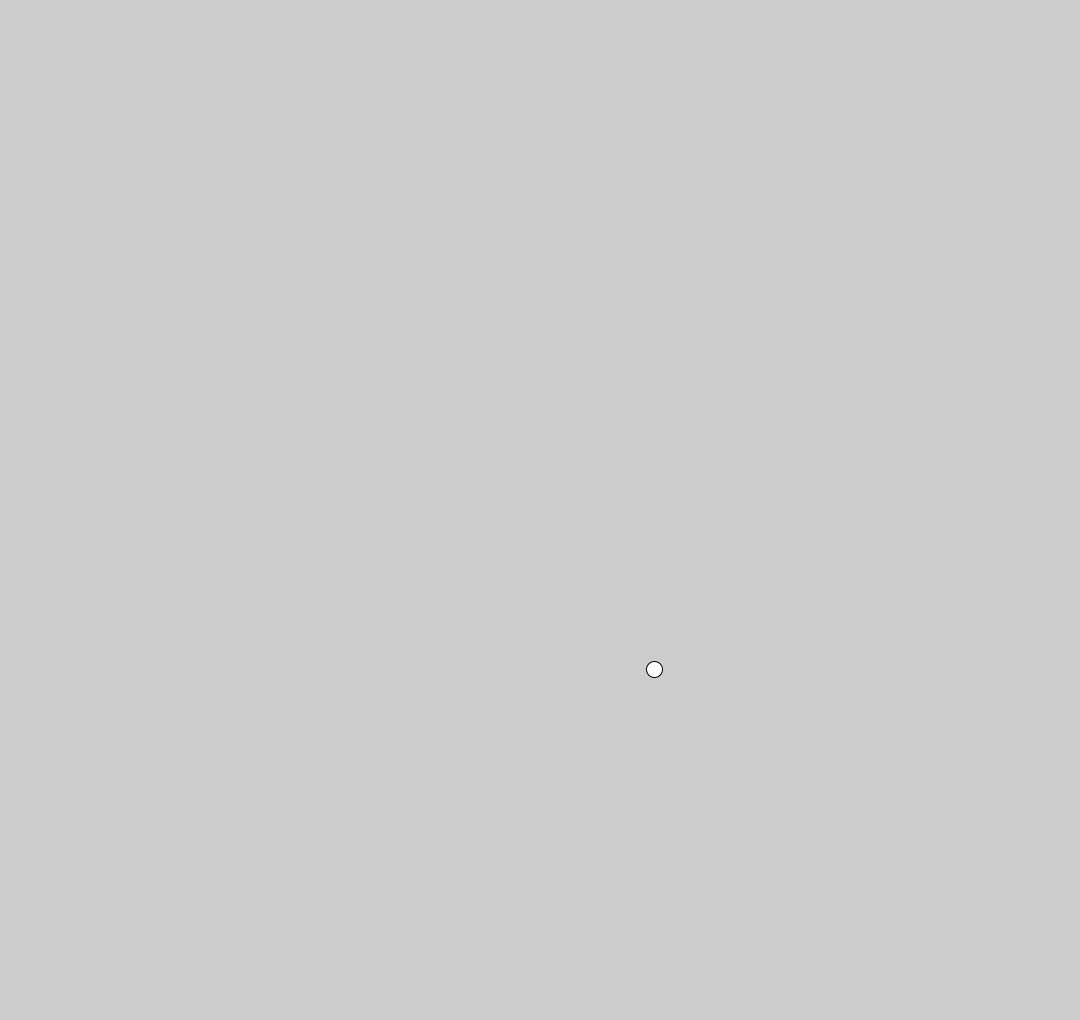
Frame 1 (no input)
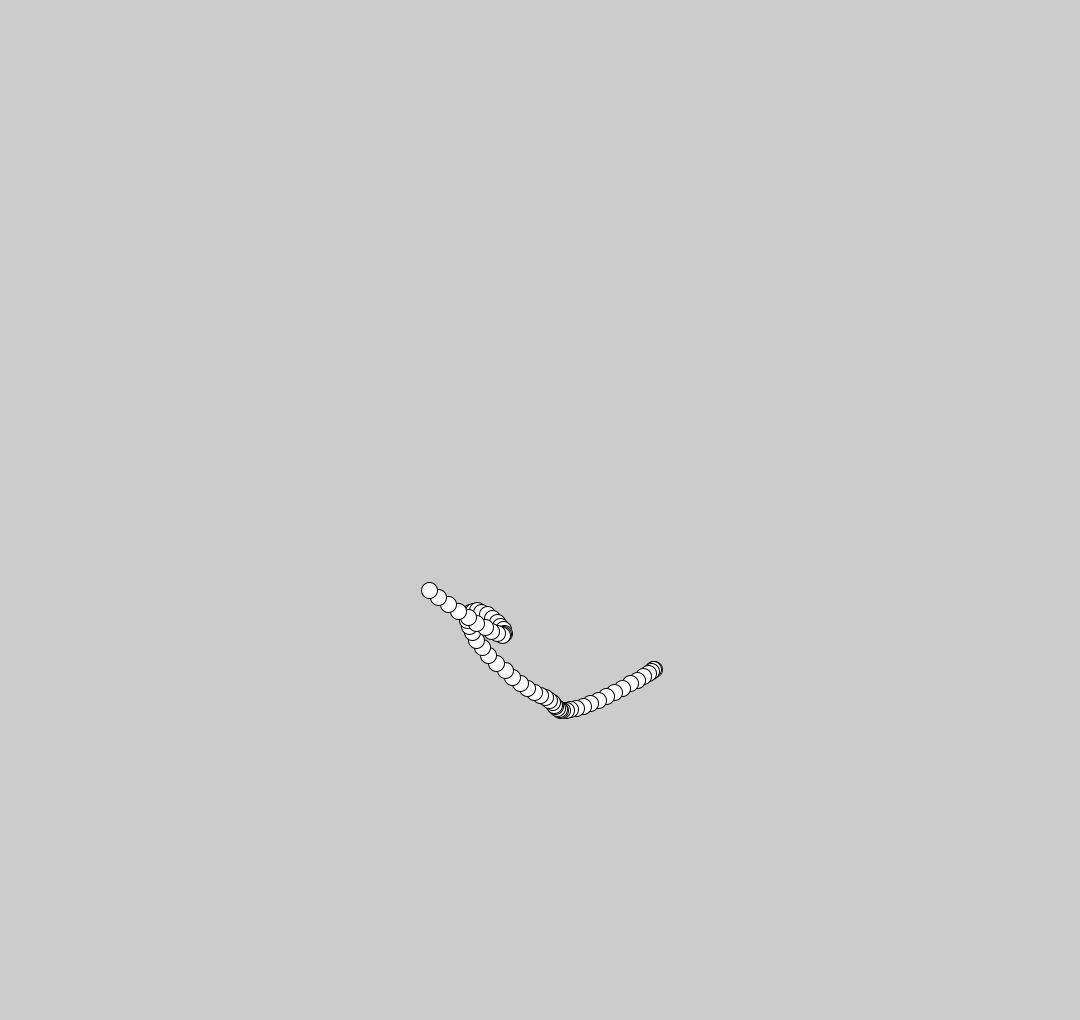
Frame 60 (the mouse pressed at the canvas centre just before this capture)
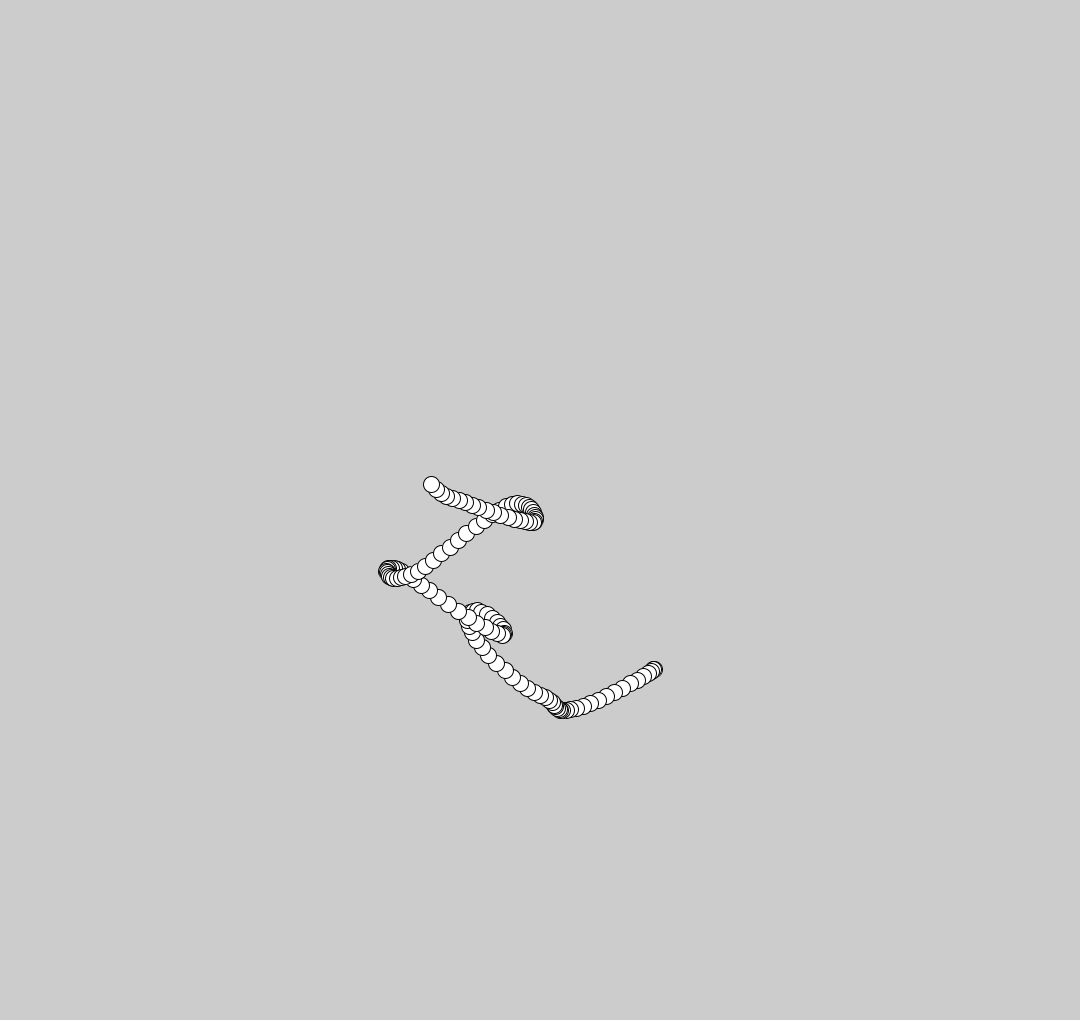
Frame 120 (the mouse held since frame 60 and released just before this capture)

The Processing sketch that drew these frames (run headless with seeded random() and noise(); from frame 60 on, the mouse is pressed at the canvas centre):

// Processing sketch: NoiseWalk
// ── NoiseWalk.pde
class Walker {
   float x, y;
   float tx, ty;
   
   Walker(){
      tx = 0;
      ty = 10000;
   }
   
   void step() {
      x = map(noise(tx), 0, 1, 0, width);
      y = map(noise(ty), 0, 1, 0, height);
      
      tx += 0.01;
      ty += 0.01;
   }
   
   void display() {
       ellipse(x, y, 16, 16);
   }
}
float t = 0;
Walker w;
void setup() {
  w = new Walker();
  size(1080,1020);  
}

void draw(){
  w.step();
  w.display();
}
